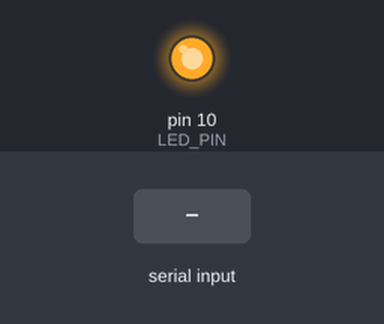
Bench run of a sketch on a simulated Arduino Uno, built with avr-gcc and run on an emulated ATmega328P. On the bench: output pins drawn as LEDs (lit = HIGH). Dashed ring = blinking. The test bench sets the inputs (shaded band).

Above: at 1.2 s.
1.3 s: "1" received over Serial
At 4.1 s:
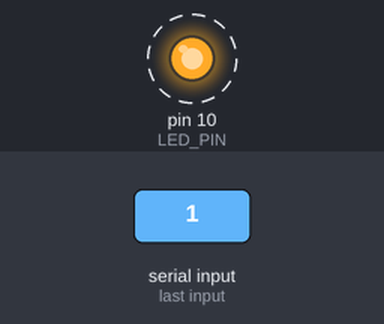
4.3 s: byte 0 (0) received over Serial
At 5.3 s:
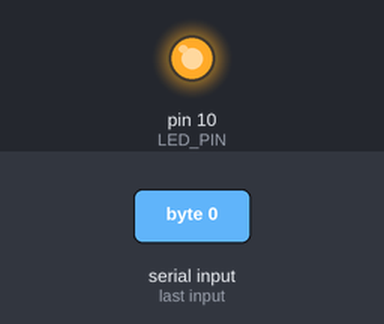
5.8 s: "0" received over Serial
At 6.2 s:
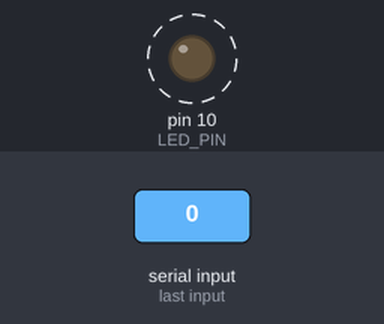
Timing chart, 0 to 14.8 s (numbered marks = the images above; inputs shaded):
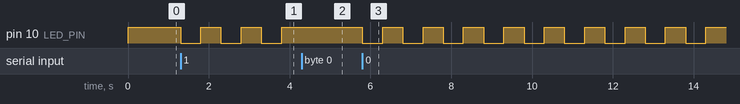

The sketch:

arduino.ino
```cpp
int inByte;

const int LED_PIN = 10;  // PB2

int LEDstate = 1;

void setup()
{
	Serial.begin(9600);

	pinMode(LED_PIN, OUTPUT);

	digitalWrite(LED_PIN, HIGH);
}

void loop()
{
	if (Serial.available())
	{
		inByte = Serial.read();
	}

	if(inByte == 0)
	{
		on();
	}
	else
	{
		blink();
	}
}

void on()
{
	digitalWrite(LED_PIN, HIGH);
}

void blink()
{
	if (LEDstate == 1)
	{
		digitalWrite(LED_PIN, LOW);
		LEDstate = 0;
	}
	else
	{
		digitalWrite(LED_PIN, HIGH);
		LEDstate = 1;
	}
	delay(500);
}
```

Measured:
- after the input at 1.3 s, pin 10 (LED_PIN): alternates HIGH for 0.50 s and LOW for 0.50 s, starting at once
- after the input at 4.3 s, pin 10 (LED_PIN): stays HIGH (without the input it goes to LOW after 0.00 s)
- after the input at 5.8 s, pin 10 (LED_PIN): alternates HIGH for 0.50 s and LOW for 0.50 s, starting at once
